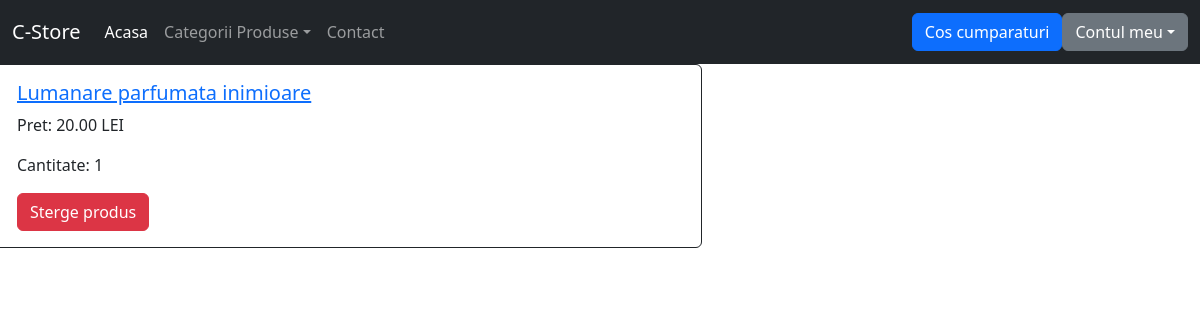
/cart/ (signed in), run on an earlier commit of the app's database.
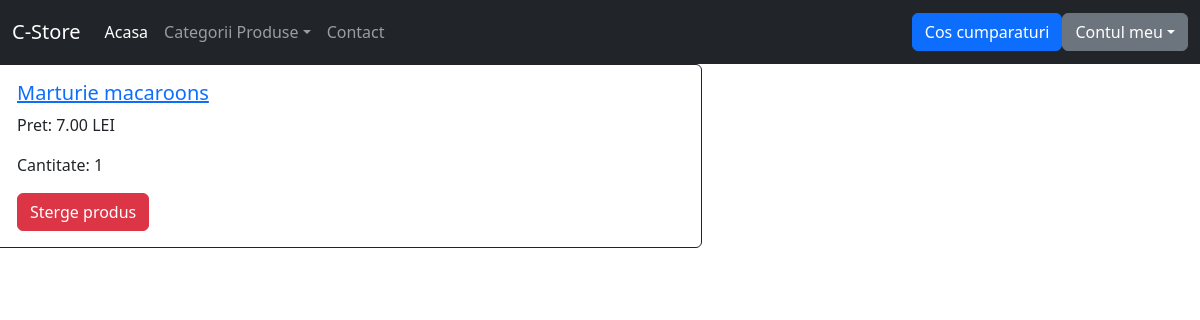
And on a later commit of the database.
### cart/models.py (models this page shows)
class CartItem(models.Model):
    quantity = models.IntegerField(default=0)
    product = models.ForeignKey(Product, on_delete=models.CASCADE)
    cart = models.ForeignKey(Cart, on_delete=models.CASCADE)

### product/models.py (models this page shows, shortened)
class Product(models.Model):
    COLOR = [
        ('bleu', 'Bleu'),
        ('roz', 'Roz'),
        ('alb', 'Alb'),
        ('lila', 'Lila'),
        ('verde', 'Verde'),
        ('mov', 'Mov'),
        ('galben', 'Galben')
    ]
    name = models.CharField(max_length=255)
    color = models.CharField(max_length=10, choices=COLOR)
    description = models.TextField()
    image = models.ImageField(upload_to='static/products/')
    category = models.ForeignKey(Category, on_delete=models.CASCADE)
    price = models.DecimalField(max_digits=10, decimal_places=2)
    available = models.BooleanField(default=True)

### cart/views.py (the view)
# urls.py: path('cart/', views.cart_view, name='cart'),
@login_required
def cart_view(request):
    cart = get_open_cart(request)
    return render(request, 'cart/cart.html', {'cart': cart})

### cart/views.py (called while the page is built)
@login_required()
def get_open_cart(request):
    user = request.user
    open_cart, created = Cart.objects.get_or_create(status='open', user=user)
    return open_cart

### cstore/context_processors.py (called while the page is built)
def get_all_categories(request):
    get_categories = Category.objects.all()
    return {'categories': get_categories}

### templates/cart/cart.html (shortened to what this page needs)
{% extends 'base.html' %}
{% load static %}
{% block content %}
    <div class="row mt-10">
        {% if cart.cartitem_set.all %}
            {% for cart_item in cart.cartitem_set.all %}
                <div class="col-md-7">
                    <div class="row mt-10">
                        <div class="card border border-dark">
                            <div class="card-body">
                                <h5 class="card-title"><a href="{% url 'details-product' cart_item.product.id %}">
                                    {{ cart_item.product.name }}</a> </h5>
                                <p class="card-text">Pret: {{ cart_item.product.price }} LEI</p>
                                <p class="card-text">Cantitate: {{ cart_item.quantity }}</p>
                                <form action="{% url 'add-to-cart' %}" method="post">
                                    <button type="submit" class="btn btn-danger">Sterge produs</button>
                                </form>
                            </div>
                        </div>
                    </div>
                </div>
            {% endfor %}
        {% else %}
            <h5>Nu ai adaugat nimic in cosul de cumparaturi!</h5>
        {% endif %}
    </div>
{% endblock %}

What changed in the data, as far as the page shows it:
removed CartItem: product.name "Lumanare parfumata inimioare", product.price "20.00", quantity "1"
added CartItem: product.name "Marturie macaroons", product.price "7.00", quantity "1"
